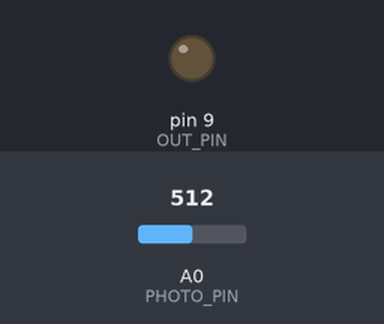
The sketch below on a simulated Arduino Uno, built with avr-gcc and run on an emulated ATmega328P. On the bench: output pins drawn as LEDs (lit = HIGH). The inputs (shaded band) are chosen by the test bench; at power-on: A0 (PHOTO_PIN) = 512. The local clock reads 2024-03-15 10:24:30 at power-on unless the sketch sets it; no radio packets arrive unless stated.

Above: at 1.2 s.
1.3 s: A0 (PHOTO_PIN) set to 267
2.8 s: A0 (PHOTO_PIN) set to 243
At 4.0 s:
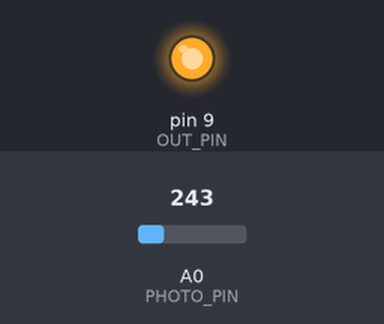
6.2 s: A0 (PHOTO_PIN) set to 291
7.7 s: A0 (PHOTO_PIN) set to 314
At 8.9 s:
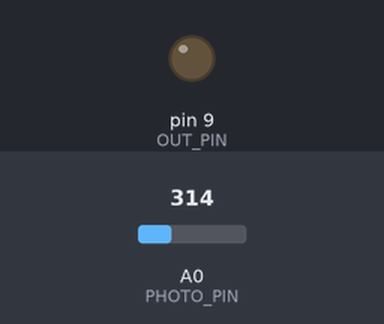
9.2 s: A0 (PHOTO_PIN) set to 240
At 10.0 s:
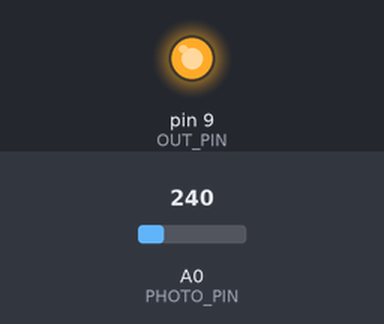
Timing chart, 0 to 11.7 s (numbered marks = the images above; inputs shaded):
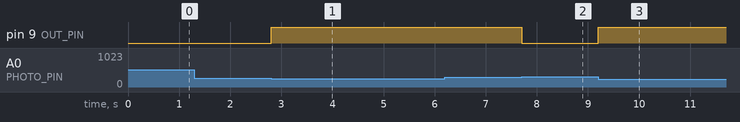

Measured:
- the behaviour switches between 250 and 249 on A0 (PHOTO_PIN) (found by bisection; images 0 and 1)
- the behaviour switches between 299 and 300 on A0 (PHOTO_PIN) (found by bisection; images 1 and 2)
- after the input at 1.3 s, every drawn part: stays the same
- after the input at 2.8 s, pin 9 (OUT_PIN): LOW → HIGH at once
- after the input at 6.2 s, every drawn part: stays the same
- after the input at 7.7 s, pin 9 (OUT_PIN): HIGH → LOW at once
- after the input at 9.2 s, pin 9 (OUT_PIN): LOW → HIGH at once

The sketch:

TimeLightRF24.ino
```cpp
#include <TimeLib.h>
#include <Wire.h>
#include <DS1307RTC.h>
#include <SPI.h>
#include <RF24.h>

//#define LOG_LOGIC
#define LOG_RF24
#define OUT_PIN 9
#define PHOTO_PIN 0
#define LIGHT_LIMIT_ON 250
#define LIGHT_LIMIT_OFF 300
#define RADIO_PIN_1 7
#define RADIO_PIN_2 8


typedef enum {
    CMD_GET_STATUS = 0,
    CMD_LIGHT_AUTO = 1,
    CMD_LIGHT_ON = 2,
    CMD_LIGHT_OFF = 3
} RF24Command;

typedef enum {
    ST_LIGHT_AUTO = 0,
    ST_LIGHT_ON = 1,
    ST_LIGHT_OFF = 2
} RF24Status;

typedef struct RF24Result{
    unsigned char status; // RF24Status
    unsigned char enabled;
    unsigned short lightVal;
} RF24Result;

const byte addresses[2][6] = {"1Node", "2Node"};
RF24 radio(RADIO_PIN_1, RADIO_PIN_2);
RF24Status currentMode = ST_LIGHT_AUTO;
bool onStatus = false;


void setup()    {
#if defined(LOG_LOGIC) || defined(LOG_RF24)
    Serial.begin(115000);
#endif

    // Time
    setSyncProvider(RTC.get);     // the function to get the time from the RTC

    // Pin mode
    pinMode(OUT_PIN, OUTPUT);

    // Radio
    radio.begin();
    radio.setRetries(15, 15);
    radio.setDataRate(RF24_250KBPS);
    radio.setPALevel(RF24_PA_HIGH);
    //radio.enableAckPayload();
    radio.setAutoAck(true);
    radio.openWritingPipe(addresses[0]);
    radio.openReadingPipe(1, addresses[1]);
    radio.startListening();
}

void loop() {
    switch(currentMode){
        case ST_LIGHT_AUTO:{
            // Автоматическое включение освещения
            int hourNow = hour();
            int minNow = minute();

            int testTime = hourNow * 60 + minNow;
            bool validStart = (testTime >= (9 * 60 + 0));
            bool validEnd = (testTime < (22 * 60 + 00));
            bool validTime = validStart && validEnd;

            #ifdef LOG_LOGIC
                Serial.print(hourNow);
                Serial.print(":");
                Serial.print(minNow);
                Serial.print(", ");
                Serial.print(validTime);
                Serial.println();
            #endif

            int curLight = analogRead(PHOTO_PIN);
            bool validLight = onStatus ? (curLight < LIGHT_LIMIT_OFF) : (curLight < LIGHT_LIMIT_ON);

            #ifdef LOG_LOGIC
                Serial.print("Photo val: ");
                Serial.print(curLight);
                Serial.print(", ");
                Serial.print(validLight);
                Serial.println();

                Serial.println();
            #endif


            if (validTime && validLight) {
                onStatus = true;
                digitalWrite(OUT_PIN, HIGH);
            } else {
                onStatus = false;
                digitalWrite(OUT_PIN, LOW);
            }
        }break;

        case ST_LIGHT_ON:{
            // Принудительный свет
            onStatus = true;
            digitalWrite(OUT_PIN, HIGH);
        }break;

        case ST_LIGHT_OFF:{
            // Свет отключен
            onStatus = false;
            digitalWrite(OUT_PIN, LOW);
        }break;
    }

    if(radio.available()){
        // Читаем команду
        byte command = 0;
        radio.read(&command, sizeof(command));

        #ifdef LOG_RF24
            Serial.print("Command received: ");
            Serial.print(command);
            Serial.println();
        #endif

        // Обрабатываем команду
        switch(command){
            case CMD_GET_STATUS:{
            }break;
            case CMD_LIGHT_AUTO:{
                currentMode = ST_LIGHT_AUTO;
            }break;
            case CMD_LIGHT_ON:{
                currentMode = ST_LIGHT_ON;
            }break;
            case CMD_LIGHT_OFF:{
                currentMode = ST_LIGHT_OFF;
            }break;
        }

        radio.stopListening();

        delay(15);

        // Формируем результат
        RF24Result result;
        result.status = currentMode;
        result.enabled = onStatus;
        result.lightVal = analogRead(PHOTO_PIN);

        // Отправка результата
        const unsigned long long timeoutTime = 1000;
        bool timeout = false;
        unsigned long long writeStartTime = millis();
        while(!radio.write(&result, sizeof(RF24Result)) && !timeout){
            if(millis() < (writeStartTime + timeoutTime)){
                timeout = true;
            }
        }

        delay(15);

        radio.startListening();
    }
}
```
